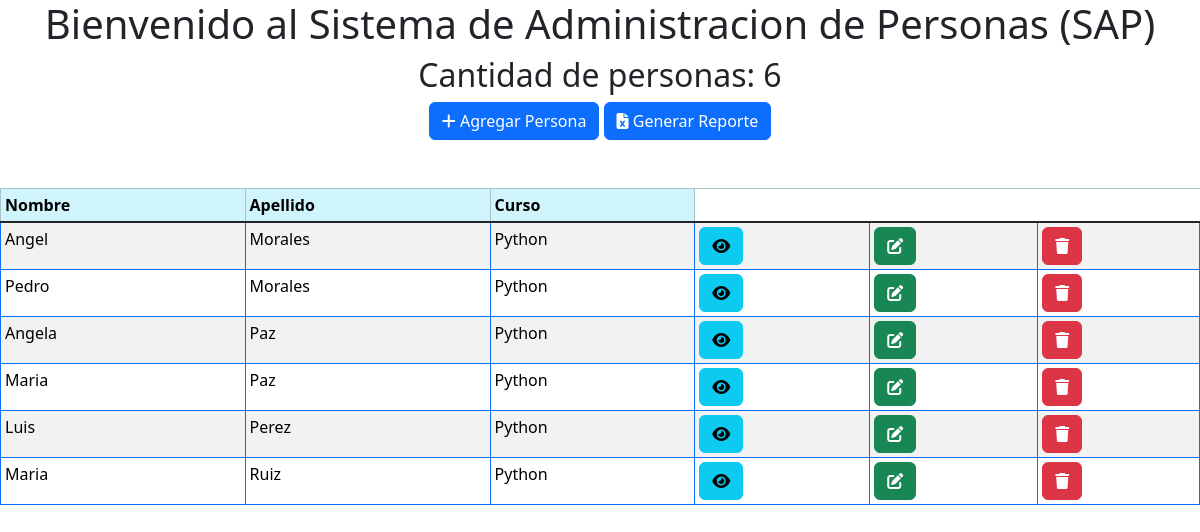
The page / on the database its author committed.
### personas/models.py (models this page shows, shortened)
class Persona(models.Model):
    SEXO = [
        ("M", "Masculino"),
        ("F", "Femenino"),
    ]
    nombre = models.CharField(max_length=20)
    apellido = models.CharField(max_length=20)
    sexo = models.CharField(max_length=1, choices=SEXO, null=True)
    email = models.CharField(max_length=50)
    curso = models.ForeignKey(Curso, on_delete=models.SET_NULL, null=True)
    activo = models.BooleanField(default=True)

class Curso(models.Model):
    nombre = models.CharField(max_length=20, null=True)
    horas = models.IntegerField(null=True)
    profesor = models.CharField(max_length=100, null=True)
    def __str__(self):
        return f'{self.nombre}'

### webapp/views.py (the view)
# urls.py: path('',bienvenida2, name='inicio'),
def bienvenida2(request):
    cantidad_personas = Persona.objects.count()
    personas = Persona.objects.order_by('apellido', 'nombre')
    dict_datos = {'cantidad_personas':cantidad_personas, 'personas':personas}
    pagina = loader.get_template('bienvenida.html')
    return HttpResponse(pagina.render(dict_datos, request))

### webapp/templates/bienvenida.html (shortened to what this page needs)
<!DOCTYPE html>
<html lang="en">
<head>
    {% load static %}
    <link href="{% static 'fontawesomefree/css/fontawesome.css' %}" rel="stylesheet" type="text/css">
    <link href="{% static 'fontawesomefree/css/brands.css' %}" rel="stylesheet" type="text/css">
    <link href="{% static 'fontawesomefree/css/solid.css' %}" rel="stylesheet" type="text/css">
    <link href="https://cdn.jsdelivr.net/npm/bootstrap@5.3.2/dist/css/bootstrap.min.css" rel="stylesheet">
</head>
<body>
<div class="panel panel-primary" align="center">
    <div class="panel-heading">
    <h1>Bienvenido al Sistema de Administracion de Personas (SAP)</h1>
    </div>
<h2>Cantidad de personas: {{cantidad_personas}}</h2>
</div>
<div align="center" class="">
    <a href="agregar_persona/" class="btn btn-primary"><i class="fa-solid fa-plus"></i> Agregar Persona</a>
    <a href="generar_reporte/" class="btn btn-primary"><i class="fa-solid fa-file-excel"></i> Generar Reporte</a>
</div>
    <br>
    <br>
<table class="table table-hover table-striped table-bordered border-primary table-sm" style="width:100%">
    <thead>
        <tr scope="row" class="table-info">
            <th scope="col">Nombre</th>
            <th scope="col">Apellido</th>
            <th scope="col">Curso</th>
        </tr>
    </thead>
    <tbody class="table-group-divider">
        {% for persona in personas %}
            <tr scope="row">
                <td>{{persona.nombre}}</td>
                <td>{{persona.apellido}}</td>
                <td>{{persona.curso|default_if_none:"-" }}</td>
                <td><a href="ver_persona/{{persona.id}}" class="btn btn-info"><i class="fa-solid fa-eye"></i></a> </td>
                <td><a href="modificar_persona/{{persona.id}}" class="btn btn-success"><i class="fa-solid fa-pen-to-square"></i></a></td>
                <td><a href="eliminar_persona/{{persona.id}}" class="btn btn-danger"><i class="fa-solid fa-trash"></i></a></td>
            </tr>
        {% endfor %}
    </tbody>
</table>
</body>
</html>

### rows shown on the page
Persona: nombre "Angel", apellido "Morales", curso "Python"
Persona: nombre "Pedro", apellido "Morales", curso "Python"
Persona: nombre "Angela", apellido "Paz", curso "Python"
Persona: nombre "Maria", apellido "Paz", curso "Python"
Persona: nombre "Luis", apellido "Perez", curso "Python"
Persona: nombre "Maria", apellido "Ruiz", curso "Python"

### other values the page prints
{{ cantidad_personas }} "6"
